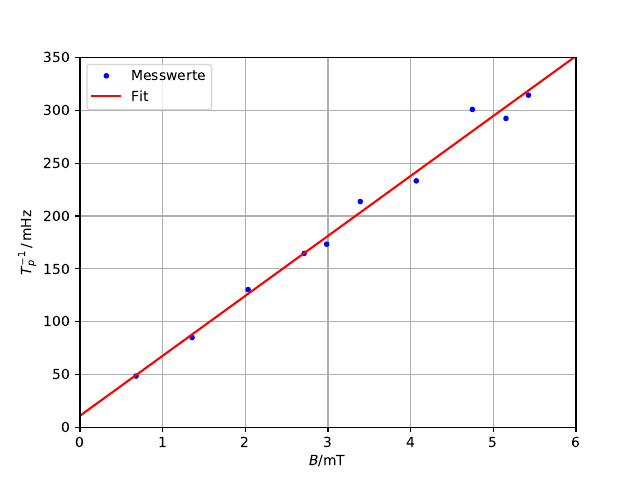

Generate this figure with Python:
import matplotlib.pyplot as plt
import numpy as np
from scipy.optimize import curve_fit

x, y, err_y = np.genfromtxt('Präzession.txt', unpack=True)
# x *= 1e-3
# y *= 1e-3

def f(x, a, b):
    return a * x + b

param, cov = curve_fit(f, x, y)
x_plot = np.linspace(0, 8, 100)

plt.plot(x, y, 'b.', label='Messwerte')
plt.xlabel(r'$B / \mathrm{mT}$')
plt.ylabel(r'$T_p^{-1} \,/\, \mathrm{mHz}$')

plt.plot(x_plot, f(x_plot, *param), 'r-', label = 'Fit')
# plt.errorbar(x, y, yerr=err_y, fmt='b.')

plt.xlim(0, 6)
plt.ylim(0, 350)
plt.grid()
plt.legend(loc='upper left')
plt.show()
# plt.savefig('prae.pdf')

err = np.sqrt(np.diag(cov))

print('a =', param[0], '+-', err[0])
print('b =', param[1], '+-', err[1])

my = param[0]*2*np.pi*2/5*0.1421*(2.55e-2)**2*2*np.pi*5
print(my)
